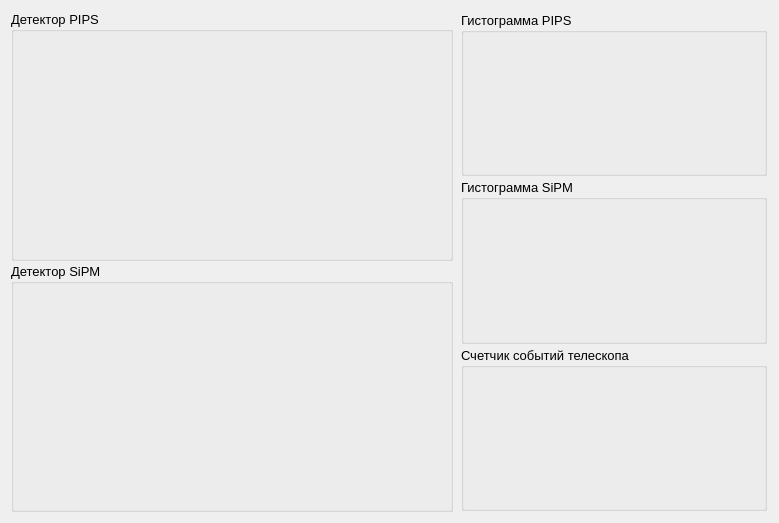
<?xml version="1.0" encoding="UTF-8"?>
<ui version="4.0">
 <class>Form</class>
 <widget class="QWidget" name="Form">
  <property name="geometry">
   <rect>
    <x>0</x>
    <y>0</y>
    <width>779</width>
    <height>523</height>
   </rect>
  </property>
  <property name="windowTitle">
   <string>Form</string>
  </property>
  <layout class="QGridLayout" name="gridLayout">
   <property name="leftMargin">
    <number>5</number>
   </property>
   <property name="topMargin">
    <number>5</number>
   </property>
   <property name="rightMargin">
    <number>5</number>
   </property>
   <property name="bottomMargin">
    <number>5</number>
   </property>
   <item row="1" column="0">
    <widget class="QWidget" name="graph_widget" native="true">
     <property name="sizePolicy">
      <sizepolicy hsizetype="Expanding" vsizetype="Expanding">
       <horstretch>0</horstretch>
       <verstretch>0</verstretch>
      </sizepolicy>
     </property>
     <layout class="QGridLayout" name="gridLayout_4">
      <property name="leftMargin">
       <number>2</number>
      </property>
      <property name="topMargin">
       <number>2</number>
      </property>
      <property name="rightMargin">
       <number>2</number>
      </property>
      <property name="bottomMargin">
       <number>2</number>
      </property>
      <property name="spacing">
       <number>2</number>
      </property>
      <item row="0" column="0">
       <layout class="QVBoxLayout" name="verticalLayout_graph" stretch="0,0">
        <property name="spacing">
         <number>2</number>
        </property>
        <property name="leftMargin">
         <number>1</number>
        </property>
        <property name="topMargin">
         <number>1</number>
        </property>
        <property name="rightMargin">
         <number>1</number>
        </property>
        <property name="bottomMargin">
         <number>1</number>
        </property>
        <item>
         <layout class="QHBoxLayout" name="horizontalLayout_4" stretch="10,7">
          <property name="spacing">
           <number>3</number>
          </property>
          <property name="leftMargin">
           <number>1</number>
          </property>
          <property name="topMargin">
           <number>1</number>
          </property>
          <property name="rightMargin">
           <number>1</number>
          </property>
          <property name="bottomMargin">
           <number>1</number>
          </property>
          <item>
           <layout class="QVBoxLayout" name="verticalLayout_5" stretch="1,1">
            <property name="spacing">
             <number>2</number>
            </property>
            <property name="sizeConstraint">
             <enum>QLayout::SetDefaultConstraint</enum>
            </property>
            <property name="leftMargin">
             <number>2</number>
            </property>
            <property name="topMargin">
             <number>2</number>
            </property>
            <property name="rightMargin">
             <number>2</number>
            </property>
            <property name="bottomMargin">
             <number>2</number>
            </property>
            <item>
             <widget class="QGroupBox" name="groupBox_4">
              <property name="minimumSize">
               <size>
                <width>0</width>
                <height>0</height>
               </size>
              </property>
              <property name="font">
               <font>
                <pointsize>10</pointsize>
               </font>
              </property>
              <property name="styleSheet">
               <string notr="true"/>
              </property>
              <property name="title">
               <string>Детектор PIPS</string>
              </property>
              <layout class="QHBoxLayout" name="horizontalLayout_7" stretch="1">
               <property name="spacing">
                <number>2</number>
               </property>
               <property name="leftMargin">
                <number>2</number>
               </property>
               <property name="topMargin">
                <number>2</number>
               </property>
               <property name="rightMargin">
                <number>2</number>
               </property>
               <property name="bottomMargin">
                <number>2</number>
               </property>
               <item>
                <layout class="QHBoxLayout" name="vLayout_pips">
                 <property name="spacing">
                  <number>0</number>
                 </property>
                 <property name="leftMargin">
                  <number>2</number>
                 </property>
                 <property name="topMargin">
                  <number>2</number>
                 </property>
                 <property name="rightMargin">
                  <number>2</number>
                 </property>
                 <property name="bottomMargin">
                  <number>2</number>
                 </property>
                </layout>
               </item>
              </layout>
             </widget>
            </item>
            <item>
             <widget class="QGroupBox" name="groupBox_5">
              <property name="minimumSize">
               <size>
                <width>0</width>
                <height>0</height>
               </size>
              </property>
              <property name="font">
               <font>
                <pointsize>10</pointsize>
               </font>
              </property>
              <property name="styleSheet">
               <string notr="true"/>
              </property>
              <property name="title">
               <string>Детектор SiPM</string>
              </property>
              <layout class="QHBoxLayout" name="horizontalLayout_8" stretch="1">
               <property name="spacing">
                <number>2</number>
               </property>
               <property name="leftMargin">
                <number>2</number>
               </property>
               <property name="topMargin">
                <number>2</number>
               </property>
               <property name="rightMargin">
                <number>2</number>
               </property>
               <property name="bottomMargin">
                <number>2</number>
               </property>
               <item>
                <layout class="QVBoxLayout" name="vLayout_sipm">
                 <property name="spacing">
                  <number>0</number>
                 </property>
                 <property name="leftMargin">
                  <number>2</number>
                 </property>
                 <property name="topMargin">
                  <number>2</number>
                 </property>
                 <property name="rightMargin">
                  <number>2</number>
                 </property>
                 <property name="bottomMargin">
                  <number>2</number>
                 </property>
                </layout>
               </item>
              </layout>
             </widget>
            </item>
           </layout>
          </item>
          <item>
           <layout class="QVBoxLayout" name="verticalLayout_8" stretch="1,1,1">
            <property name="spacing">
             <number>3</number>
            </property>
            <property name="leftMargin">
             <number>3</number>
            </property>
            <property name="topMargin">
             <number>3</number>
            </property>
            <property name="rightMargin">
             <number>3</number>
            </property>
            <property name="bottomMargin">
             <number>3</number>
            </property>
            <item>
             <widget class="QGroupBox" name="groupBox_6">
              <property name="minimumSize">
               <size>
                <width>0</width>
                <height>0</height>
               </size>
              </property>
              <property name="font">
               <font>
                <pointsize>10</pointsize>
               </font>
              </property>
              <property name="styleSheet">
               <string notr="true"/>
              </property>
              <property name="title">
               <string>Гистограмма PIPS</string>
              </property>
              <layout class="QVBoxLayout" name="verticalLayout_16">
               <property name="spacing">
                <number>2</number>
               </property>
               <property name="leftMargin">
                <number>2</number>
               </property>
               <property name="topMargin">
                <number>2</number>
               </property>
               <property name="rightMargin">
                <number>2</number>
               </property>
               <property name="bottomMargin">
                <number>2</number>
               </property>
               <item>
                <layout class="QVBoxLayout" name="vLayout_hist_pips">
                 <property name="spacing">
                  <number>0</number>
                 </property>
                 <property name="leftMargin">
                  <number>2</number>
                 </property>
                 <property name="topMargin">
                  <number>2</number>
                 </property>
                 <property name="rightMargin">
                  <number>2</number>
                 </property>
                 <property name="bottomMargin">
                  <number>2</number>
                 </property>
                </layout>
               </item>
              </layout>
             </widget>
            </item>
            <item>
             <widget class="QGroupBox" name="groupBox_8">
              <property name="minimumSize">
               <size>
                <width>0</width>
                <height>0</height>
               </size>
              </property>
              <property name="font">
               <font>
                <pointsize>10</pointsize>
               </font>
              </property>
              <property name="styleSheet">
               <string notr="true"/>
              </property>
              <property name="title">
               <string>Гистограмма SiPM</string>
              </property>
              <layout class="QVBoxLayout" name="verticalLayout_18">
               <property name="spacing">
                <number>2</number>
               </property>
               <property name="leftMargin">
                <number>2</number>
               </property>
               <property name="topMargin">
                <number>2</number>
               </property>
               <property name="rightMargin">
                <number>2</number>
               </property>
               <property name="bottomMargin">
                <number>2</number>
               </property>
               <item>
                <layout class="QVBoxLayout" name="vLayout_hist_sipm">
                 <property name="spacing">
                  <number>0</number>
                 </property>
                 <property name="leftMargin">
                  <number>2</number>
                 </property>
                 <property name="topMargin">
                  <number>2</number>
                 </property>
                 <property name="rightMargin">
                  <number>2</number>
                 </property>
                 <property name="bottomMargin">
                  <number>2</number>
                 </property>
                </layout>
               </item>
              </layout>
             </widget>
            </item>
            <item>
             <widget class="QGroupBox" name="groupBox_7">
              <property name="minimumSize">
               <size>
                <width>0</width>
                <height>0</height>
               </size>
              </property>
              <property name="font">
               <font>
                <pointsize>10</pointsize>
               </font>
              </property>
              <property name="styleSheet">
               <string notr="true"/>
              </property>
              <property name="title">
               <string>Счетчик событий телескопа</string>
              </property>
              <layout class="QVBoxLayout" name="verticalLayout_17">
               <property name="spacing">
                <number>2</number>
               </property>
               <property name="leftMargin">
                <number>2</number>
               </property>
               <property name="topMargin">
                <number>2</number>
               </property>
               <property name="rightMargin">
                <number>2</number>
               </property>
               <property name="bottomMargin">
                <number>2</number>
               </property>
               <item>
                <layout class="QVBoxLayout" name="vLayout_hist_counter">
                 <property name="spacing">
                  <number>0</number>
                 </property>
                 <property name="leftMargin">
                  <number>2</number>
                 </property>
                 <property name="topMargin">
                  <number>2</number>
                 </property>
                 <property name="rightMargin">
                  <number>2</number>
                 </property>
                 <property name="bottomMargin">
                  <number>2</number>
                 </property>
                </layout>
               </item>
              </layout>
             </widget>
            </item>
           </layout>
          </item>
         </layout>
        </item>
        <item>
         <layout class="QVBoxLayout" name="vLayout_ser_connect">
          <property name="spacing">
           <number>0</number>
          </property>
          <property name="leftMargin">
           <number>0</number>
          </property>
          <property name="topMargin">
           <number>0</number>
          </property>
          <property name="rightMargin">
           <number>0</number>
          </property>
          <property name="bottomMargin">
           <number>0</number>
          </property>
         </layout>
        </item>
       </layout>
      </item>
     </layout>
    </widget>
   </item>
  </layout>
 </widget>
 <resources/>
 <connections/>
</ui>
